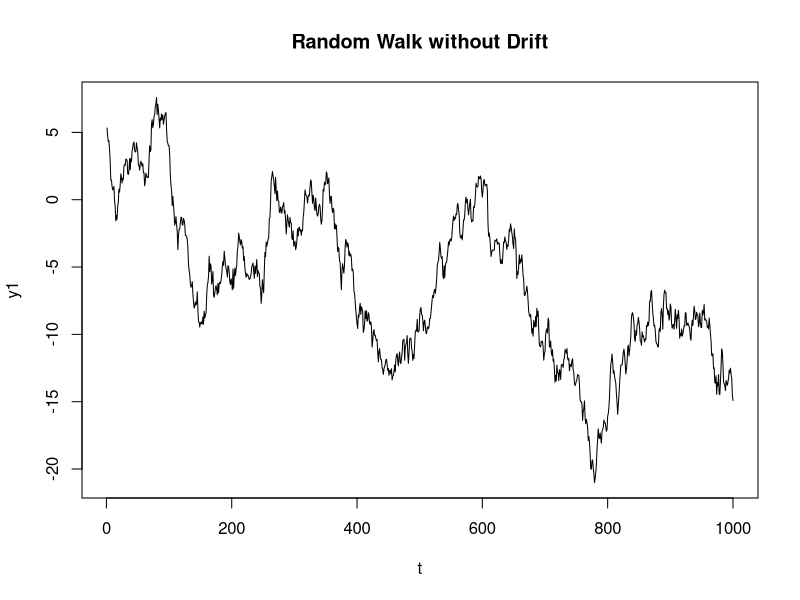
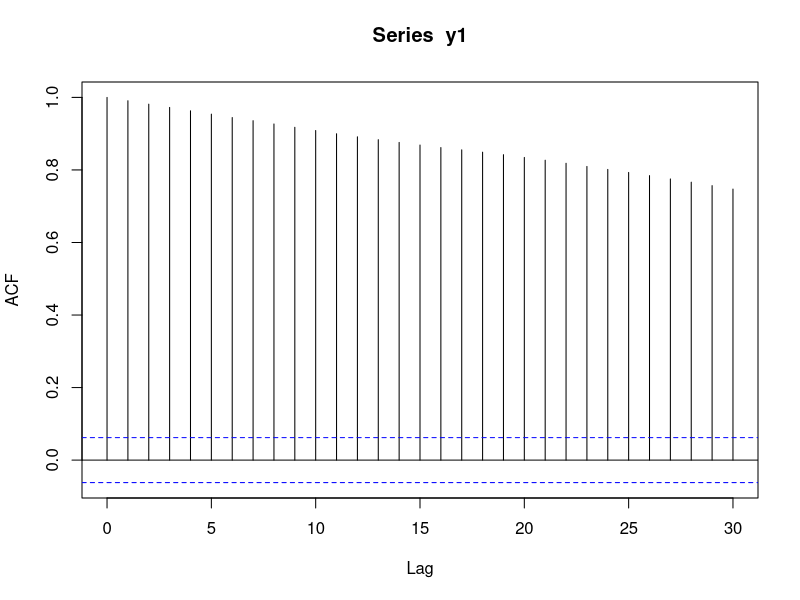
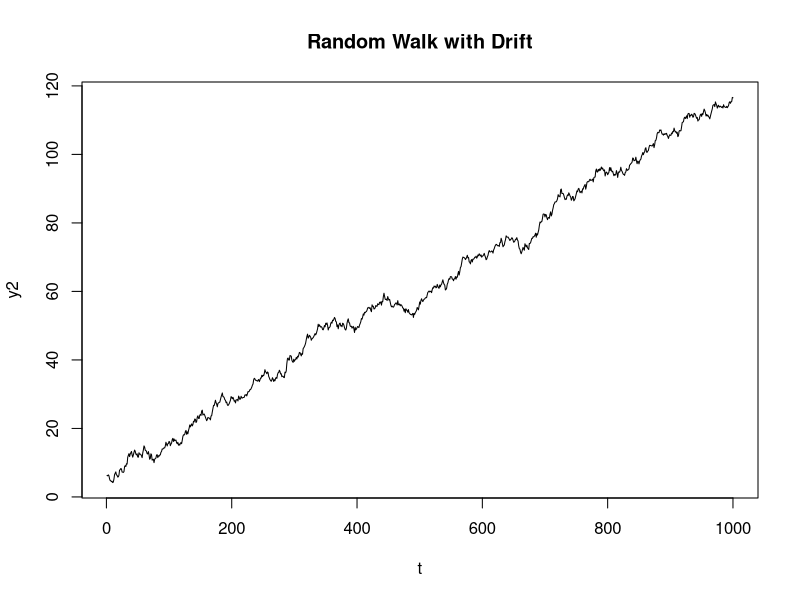
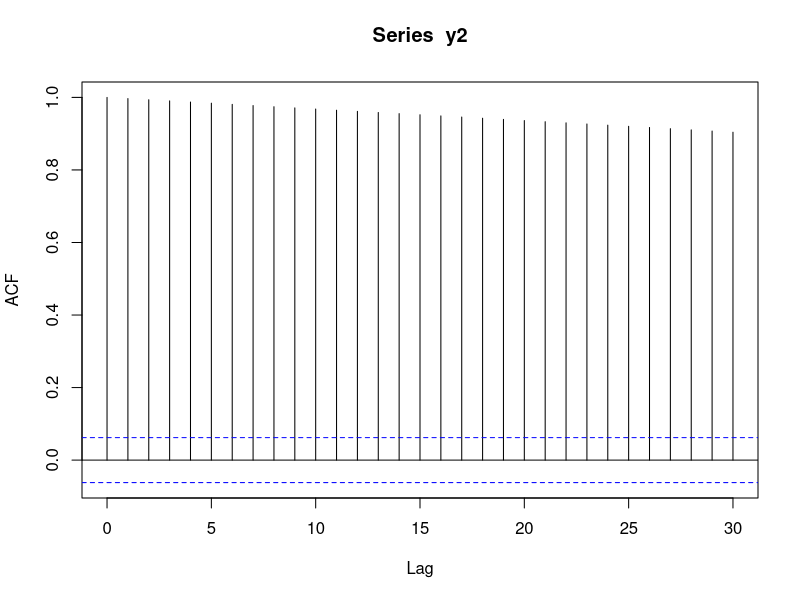
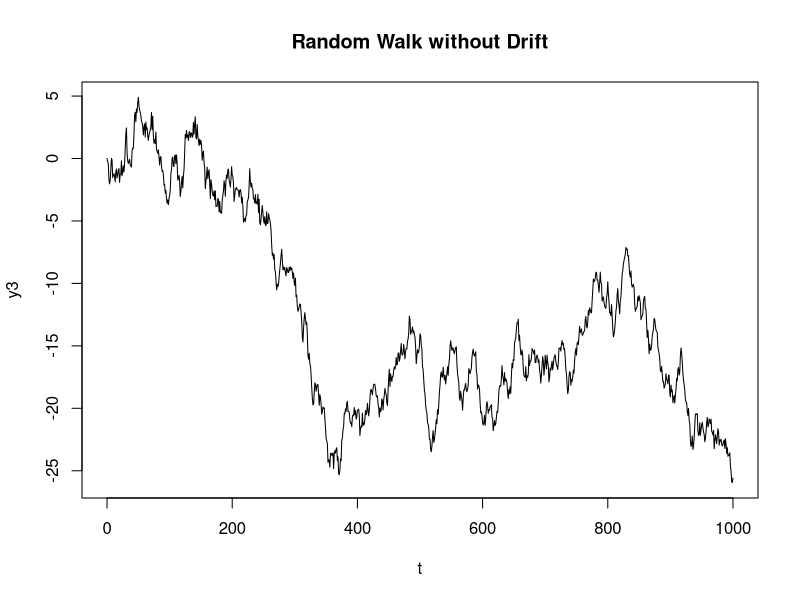
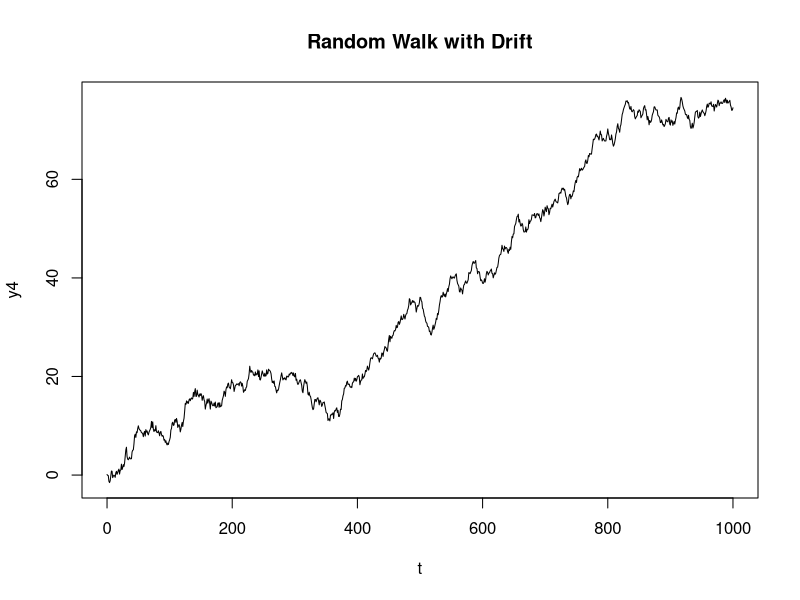

R code for these plots, in order:
# Simulate random walks
# =======================

RW <- function(T, y0, mu, sig2) {
#  set.seed(100)
  t<-1:T
  eps <- cumsum(rnorm(n=T, mean=0, sd=sqrt(sig2))) # random steps are i.i.d. normal
  y <- y0 + t*mu + eps  # mu is the drift parameter
  return(y)
}

y1 <- RW(1000, 5, 0, 0.4)
plot(y1, type="l", xlab="t", main="Random Walk without Drift")
(acf(y1))


y2 <- RW(1000, 5, 0.1, 0.4)   # try a negative mu yourself
plot(y2, type="l", xlab="t", main="Random Walk with Drift")
(acf(y2))


# Another way to simulate random walks
y3 <- arima.sim(n=1000, model=list(order=c(0,1,0)), sd=sqrt(0.4))
plot(y3, type="l", xlab="t", main="Random Walk without Drift")

y4 <- 1:1001 * 0.1 + y3  # 0.1 is the drift parameter
plot(y4, type="l", xlab="t", main="Random Walk with Drift")
